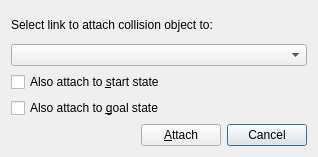
<?xml version="1.0" encoding="UTF-8"?>
<ui version="4.0">
 <class>SelectAttachLinkUI</class>
 <widget class="QDialog" name="SelectAttachLinkUI">
  <property name="geometry">
   <rect>
    <x>0</x>
    <y>0</y>
    <width>318</width>
    <height>157</height>
   </rect>
  </property>
  <property name="sizePolicy">
   <sizepolicy hsizetype="Fixed" vsizetype="Fixed">
    <horstretch>0</horstretch>
    <verstretch>0</verstretch>
   </sizepolicy>
  </property>
  <property name="windowTitle">
   <string>Select Attach Link</string>
  </property>
  <layout class="QGridLayout" name="gridLayout">
   <item row="4" column="2">
    <widget class="QPushButton" name="cancel_button">
     <property name="text">
      <string>Cancel</string>
     </property>
    </widget>
   </item>
   <item row="4" column="1">
    <widget class="QPushButton" name="attach_button">
     <property name="text">
      <string>&amp;Attach</string>
     </property>
    </widget>
   </item>
   <item row="4" column="0">
    <spacer name="horizontalSpacer">
     <property name="orientation">
      <enum>Qt::Horizontal</enum>
     </property>
     <property name="sizeHint" stdset="0">
      <size>
       <width>40</width>
       <height>20</height>
      </size>
     </property>
    </spacer>
   </item>
   <item row="3" column="0" colspan="3">
    <widget class="QCheckBox" name="attach_goal_checkbox">
     <property name="text">
      <string>Also attach to &amp;goal state</string>
     </property>
    </widget>
   </item>
   <item row="2" column="0" colspan="3">
    <widget class="QCheckBox" name="attach_start_checkbox">
     <property name="text">
      <string>Also attach to &amp;start state</string>
     </property>
    </widget>
   </item>
   <item row="1" column="0" colspan="3">
    <widget class="QComboBox" name="links_combo_box"/>
   </item>
   <item row="0" column="0" colspan="3">
    <widget class="QLabel" name="label">
     <property name="text">
      <string>Select link to attach collision object to:</string>
     </property>
    </widget>
   </item>
  </layout>
 </widget>
 <resources/>
 <connections/>
</ui>
